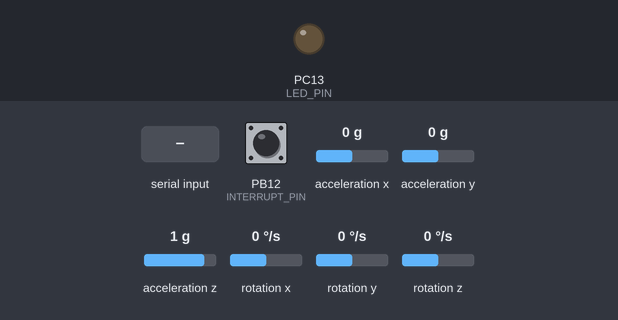
Recording of a sketch running on a simulated STM32 Blue Pill. On the bench: output pins drawn as LEDs (lit = HIGH). Inputs (shaded band) come from the test bench; at power-on: PB12 (INTERRUPT_PIN) LOW, acceleration x 0 g, acceleration y 0 g, acceleration z 1 g, rotation x 0 °/s, rotation y 0 °/s, rotation z 0 °/s. The sensor or clock chip raises its interrupt line as the real part does.

Above: at 0.8 s.
0.9 s: "1\n" received over the second serial link
At 1.7 s:
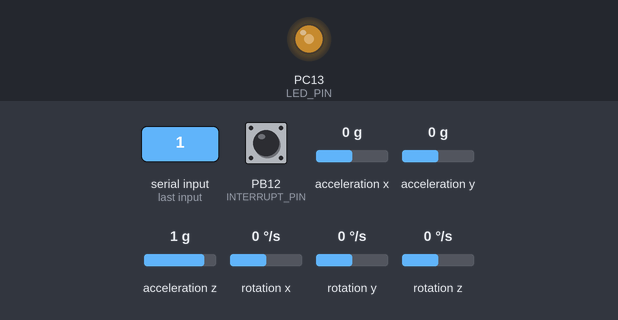
At 2.53 s:
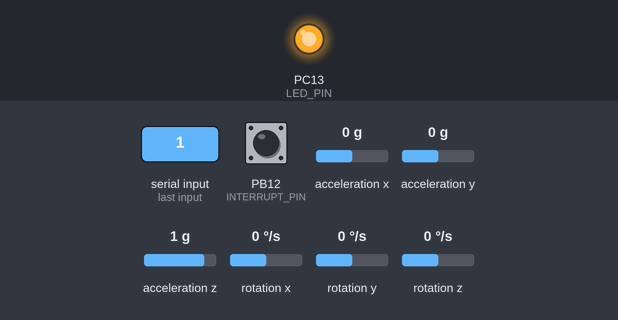
Timing chart, 0 to 9.9 s (numbered marks = the images above; inputs shaded):
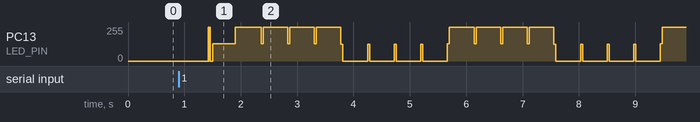

The sketch:

mpu6050STM32.ino
```cpp
/*
 * Author: Boris du Reau
 * Date: october 2018
 * Description: This is juste a demo program to use an accelerometer in a model rocket.
 * Code as been optimized to use an STM32F103C running the Arduino environment but can be modified to use any other
 * Arduino board.
 * You will need to install the MPU6050 library.
 * The gyroscope/ accelerometer board I am using is GY-521 but any other MPU6050 based board should do
 * I am also using a bluetooth module to comunicate with an Android device such as a phone or a tablet
 *
 */

#include "I2Cdev.h"

#include "MPU6050_6Axis_MotionApps20.h"


#if I2CDEV_IMPLEMENTATION == I2CDEV_ARDUINO_WIRE
#include "Wire.h"
#endif

// class default I2C address is 0x68
// specific I2C addresses may be passed as a parameter here
// AD0 low = 0x68 (default for SparkFun breakout and InvenSense evaluation board)
// AD0 high = 0x69
MPU6050 mpu;
//MPU6050 mpu(0x69); // <-- use for AD0 high

/* =========================================================================
   NOTE: In addition to connection 3.3v, GND, SDA, and SCL, this sketch
   depends on the MPU-6050's INT pin being connected to the Arduino's
   external interrupt #0 pin. On the Arduino Uno and Mega 2560, this is
   digital I/O pin 2.
   ========================================================================= */

#define INTERRUPT_PIN PB12  // use pin 2 on Arduino Uno & most boards
#define LED_PIN PC13 // (Arduino is 13, Teensy is 11, Teensy++ is 6)
bool blinkState = false;

// MPU control/status vars
bool dmpReady = false;  // set true if DMP init was successful
uint8_t mpuIntStatus;   // holds actual interrupt status byte from MPU
uint8_t devStatus;      // return status after each device operation (0 = success, !0 = error)
uint16_t packetSize;    // expected DMP packet size (default is 42 bytes)
uint16_t fifoCount;     // count of all bytes currently in FIFO
uint8_t fifoBuffer[64]; // FIFO storage buffer

// orientation/motion vars
Quaternion q;           // [w, x, y, z]         quaternion container
VectorInt16 aa;         // [x, y, z]            accel sensor measurements
VectorInt16 aaReal;     // [x, y, z]            gravity-free accel sensor measurements
VectorInt16 aaWorld;    // [x, y, z]            world-frame accel sensor measurements
VectorFloat gravity;    // [x, y, z]            gravity vector
float euler[3];         // [psi, theta, phi]    Euler angle container
float ypr[3];           // [yaw, pitch, roll]   yaw/pitch/roll container and gravity vector

// packet structure for InvenSense teapot demo
uint8_t teapotPacket[14] = { '$', 0x02, 0, 0, 0, 0, 0, 0, 0, 0, 0x00, 0x00, '\r', '\n' };


// ================================================================
// ===               INTERRUPT DETECTION ROUTINE                ===
// ================================================================

volatile bool mpuInterrupt = false;     // indicates whether MPU interrupt pin has gone high
void dmpDataReady() {
  mpuInterrupt = true;
}


// ================================================================
// ===                      INITIAL SETUP                       ===
// ================================================================

void setup() {
  // join I2C bus (I2Cdev library doesn't do this automatically)
#if I2CDEV_IMPLEMENTATION == I2CDEV_ARDUINO_WIRE
  Wire.begin();
  Wire.setClock(400000); // 400kHz I2C clock. Comment this line if having compilation difficulties
#elif I2CDEV_IMPLEMENTATION == I2CDEV_BUILTIN_FASTWIRE
  Fastwire::setup(400, true);
#endif

  // initialize Serial1 communication
  // (38400 chosen because it is required for the bluetooth
  //Serial1.begin(115200);
  Serial1.begin(38400);
  while (!Serial1); // wait for Leonardo enumeration, others continue immediately

  // NOTE: 8MHz or slower host processors, like the Teensy @ 3.3v or Ardunio
  // Pro Mini running at 3.3v, cannot handle this baud rate reliably due to
  // the baud timing being too misaligned with processor ticks. You must use
  // 38400 or slower in these cases, or use some kind of external separate
  // crystal solution for the UART timer.

  // initialize device
  Serial1.println(F("Initializing I2C devices..."));
  mpu.initialize();
  pinMode(INTERRUPT_PIN, INPUT);

  // verify connection
  Serial1.println(F("Testing device connections..."));
  Serial1.println(mpu.testConnection() ? F("MPU6050 connection successful") : F("MPU6050 connection failed"));

  // wait for ready
  Serial1.println(F("\nSend any character to begin DMP programming and demo: "));
  while (Serial1.available() && Serial1.read()); // empty buffer
  while (!Serial1.available());                 // wait for data
  while (Serial1.available() && Serial1.read()); // empty buffer again

  // load and configure the DMP
  Serial1.println(F("Initializing DMP..."));
  devStatus = mpu.dmpInitialize();

  // supply your own gyro offsets here, scaled for min sensitivity

  mpu.setXAccelOffset(1094);
  mpu.setYAccelOffset(328);
  mpu.setZAccelOffset(1272);
  mpu.setXGyroOffset(54);
  mpu.setYGyroOffset(0);
  mpu.setZGyroOffset(-25);

  // make sure it worked (returns 0 if so)
  if (devStatus == 0) {
    // turn on the DMP, now that it's ready
    Serial1.println(F("Enabling DMP..."));
    mpu.setDMPEnabled(true);

    // enable Arduino interrupt detection
    Serial1.println(F("Enabling interrupt detection (Arduino external interrupt 0)..."));
    //attachInterrupt(digitalPinToInterrupt(INTERRUPT_PIN), dmpDataReady, RISING);
    attachInterrupt(INTERRUPT_PIN, dmpDataReady, RISING);
    mpuIntStatus = mpu.getIntStatus();

    // set our DMP Ready flag so the main loop() function knows it's okay to use it
    Serial1.println(F("DMP ready! Waiting for first interrupt..."));
    dmpReady = true;

    // get expected DMP packet size for later comparison
    packetSize = mpu.dmpGetFIFOPacketSize();
  } else {
    // ERROR!
    // 1 = initial memory load failed
    // 2 = DMP configuration updates failed
    // (if it's going to break, usually the code will be 1)
    Serial1.print(F("DMP Initialization failed (code "));
    Serial1.print(devStatus);
    Serial1.println(F(")"));
  }

  // configure LED for output
  pinMode(LED_PIN, OUTPUT);
}


// ================================================================
// ===                    MAIN PROGRAM LOOP                     ===
// ================================================================

void loop() {
  // if programming failed, don't try to do anything
  if (!dmpReady) return;

  // wait for MPU interrupt or extra packet(s) available
  while (!mpuInterrupt && fifoCount < packetSize) {
    // other program behavior stuff here
    // .
    // .
    // .
    // if you are really paranoid you can frequently test in between other
    // stuff to see if mpuInterrupt is true, and if so, "break;" from the
    // while() loop to immediately process the MPU data
    // .
    // .
    // .
  }

  // reset interrupt flag and get INT_STATUS byte
  mpuInterrupt = false;
  mpuIntStatus = mpu.getIntStatus();

  // get current FIFO count
  fifoCount = mpu.getFIFOCount();

  // check for overflow (this should never happen unless our code is too inefficient)
  if ((mpuIntStatus & 0x10) || fifoCount == 1024) {
    // reset so we can continue cleanly
    mpu.resetFIFO();
    Serial1.println(F("FIFO overflow!"));

    // otherwise, check for DMP data ready interrupt (this should happen frequently)
  } else if (mpuIntStatus & 0x02) {
    // wait for correct available data length, should be a VERY short wait
    while (fifoCount < packetSize) fifoCount = mpu.getFIFOCount();

    // read a packet from FIFO
    mpu.getFIFOBytes(fifoBuffer, packetSize);

    // track FIFO count here in case there is > 1 packet available
    // (this lets us immediately read more without waiting for an interrupt)
    fifoCount -= packetSize;


    float q1[4];
    mpu.dmpGetQuaternion(&q, fifoBuffer);
    q1[0] = q.w;
    q1[1] = q.x;
    q1[2] = q.y;
    q1[3] = q.z;
    serialPrintFloatArr(q1, 4);

    Serial1.println("");

    // blink LED to indicate activity
    blinkState = !blinkState;
    digitalWrite(LED_PIN, blinkState);
  }
}
void serialPrintFloatArr(float * arr, int length) {
  for (int i = 0; i < length; i++) {
    serialFloatPrint(arr[i]);
    Serial1.print(",");
  }
}


void serialFloatPrint(float f) {
  byte * b = (byte *) &f;
  for (int i = 0; i < 4; i++) {

    byte b1 = (b[i] >> 4) & 0x0f;
    byte b2 = (b[i] & 0x0f);

    char c1 = (b1 < 10) ? ('0' + b1) : 'A' + b1 - 10;
    char c2 = (b2 < 10) ? ('0' + b2) : 'A' + b2 - 10;

    Serial1.print(c1);
    Serial1.print(c2);
  }
}
```
